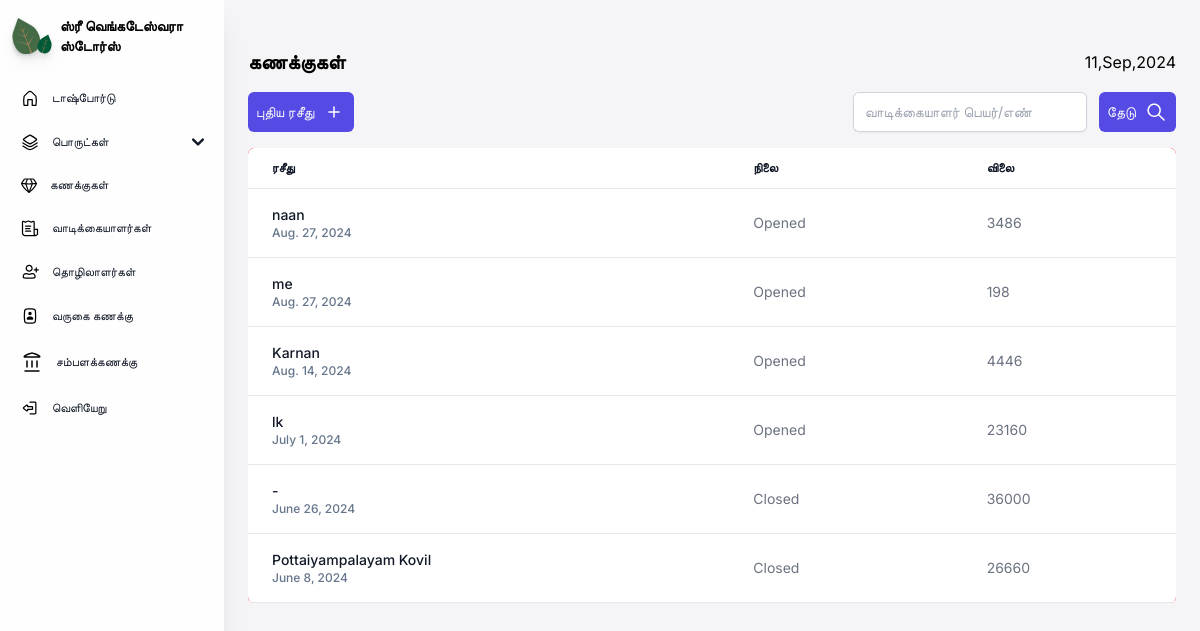
Before: /bills/ with the older database file.
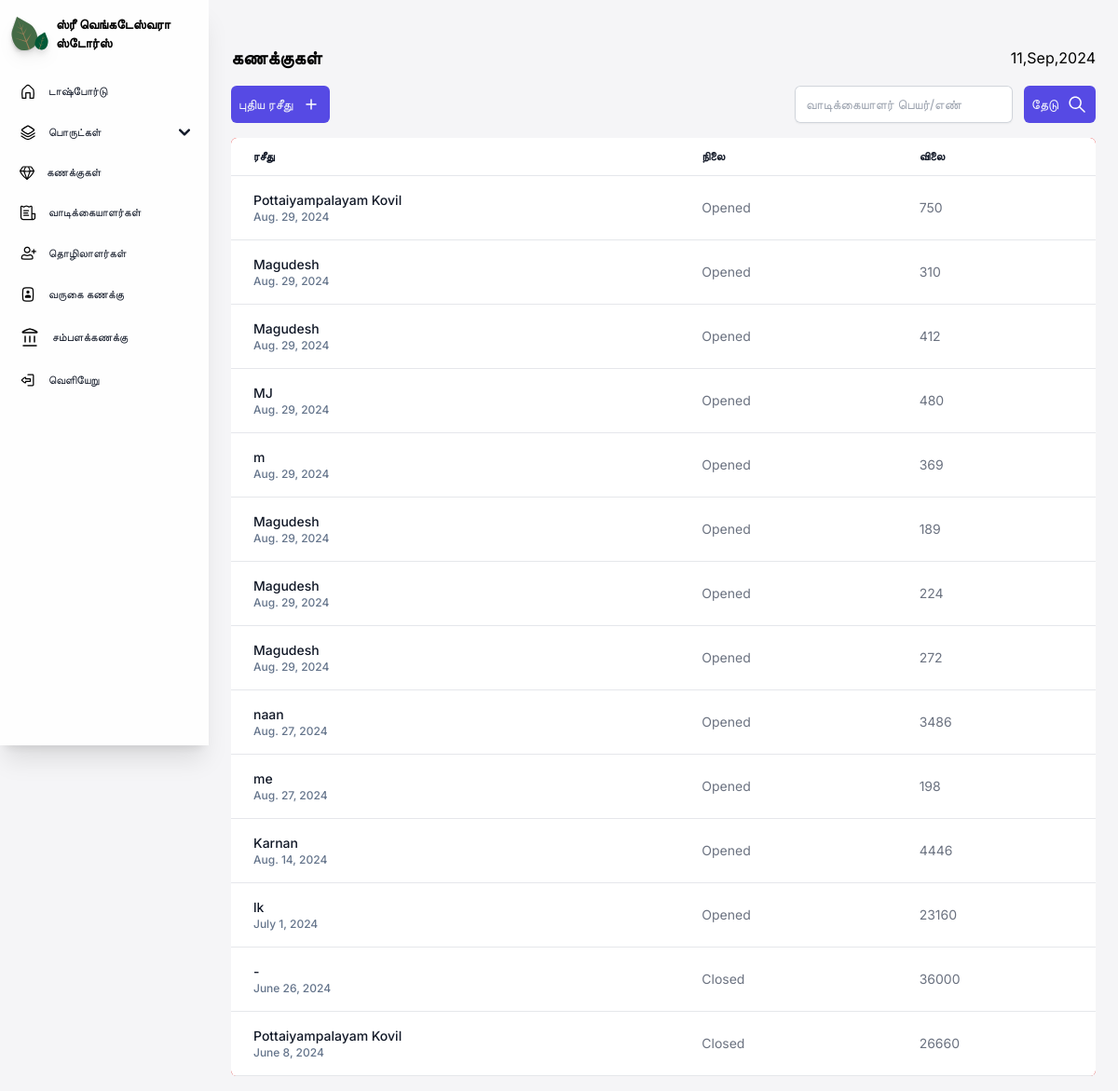
After: the same page with the newer database file.
### core/models.py (models this page shows, shortened)
class bill(models.Model):
    client = models.ForeignKey(client, on_delete=models.CASCADE, blank=True)
    billdate = models.DateField(auto_now_add=True, blank=True)
    billstatus = models.CharField(max_length=15,blank=True) #Bill closed/opened/arbitrary
    products = models.JSONField(blank=True) #Will hold product name/quantiy and bill pricing details(discount/grandtotal/subtotal)
    grandtotal = models.CharField(max_length=10,blank=True)

class client(models.Model):
    clientname = models.CharField(max_length=50)
    contactnumber = models.CharField(max_length=20, blank=True)
    address = models.TextField(blank=True)
    def __str__(self):
        return self.clientname

### core/views.py (the view, shortened to what this page needs)
# urls.py: path('bills/', cvs.bills),
def bills(request):
    bill_ = bill.objects.all()
    _bill = reversed(bill_)
    context = {'bills':_bill}
    return render(request, "core/bills.html", context)

### core/templates/core/bills.html (shortened to what this page needs)
{% load static %}
{% load static tailwind_tags%}
<!DOCTYPE html>
<html lang="en">
<head>
    <link href="https://cdnjs.cloudflare.com/ajax/libs/flowbite/2.3.0/flowbite.min.css" rel="stylesheet" />
    {% tailwind_css %}
</head>
<body class="font-inter bg-[#F5F5F7] max-w-full h-[100%]">
<section class="sm:ml-56 px-6 pb-4 max-w-full min-h-[100%]">
    <div class="relative">
    {% include 'core/navigation.html' %}
    </div>
    <div class="flex justify-between w-full items-center sm:mt-12 mt-6">
        <div>
            <p class="font-inter font-semibold text-xl">கணக்குகள்</p>
        </div>
        <div class="items-center gap-4 hidden sm:flex">
            <p class="date"></p>
        </div>
    </div>
    <main class="mt-4 min-w-full h-full">
    <div class="flex justify-between mt-2 items-center gap-2 flex-wrap">
    <div class="flex gap-2">
        <a href="/newbill">
        <button class="px-2 py-2 bg-[#564AE4] flex items-center rounded-md gap-2 text-slate-50 text-sm">
            புதிய ரசீது
            <img src="{% static  'images/Plus.svg' %}" alt="plus">
        </button>
        </a>
    </div>
    <form method="POST">
        <div class="searchbar w-full flex gap-3 sm:flex-wrap">
                <input list="clients" id="customer" name="searchparam" autocomplete="off" type="text" required placeholder="வாடிக்கையாளர் பெயர்/எண்" class="block rounded-md border-0 py-1.5 text-gray-900 shadow-sm ring-1 ring-inset ring-gray-300 placeholder:text-gray-400 focus:ring-2 focus:ring-inset focus:ring-indigo-600 sm:text-sm sm:leading-6 customername">
                <button class="px-2 py-2 bg-[#564AE4] flex items-center rounded-md gap-2 text-slate-50 text-sm">
                    தேடு
                    <img src="{% static  'images/Search.svg' %}" alt="plus">
                </button>
        </div>
    </form>
    </div>
    {% if bills == None %}
        <p class="text-xl mt-4">No Results Found!</p>
    {% else %}
        <div class="relative max-w-[100%] min-h-full overflow-x-scroll mt-4 rounded-md bg-red-500">
            <table class="text-sm text-left min-h-full text-gray-500 bg-white dark:text-gray-400 rounded-md shadow-md overflow-x-auto w-full">
                <thead class="border-b text-xs text-gray-900 uppercase dark:text-gray-400">
                    <tr>
                        <th scope="col" class="px-6 py-3">
                            ரசீது
                        </th>
                        <th scope="col" class="px-6 py-3">
                            நிலை
                        </th>
                        <th scope="col" class="px-6 py-3">
                            விலை
                        </th>
                    </tr>
                </thead>
                <tbody>
                    {% for bill in bills %}
                    <tr class="border-b hover:shadow-md">
                        <th scope="row" class="px-6 py-4 font-medium text-gray-900 whitespace-nowrap hover:underline">
                            <a href="{% url 'bill' bill.id%}">
                                <p>{{bill.client}}</p>
                                <p class="text-xs text-slate-500">{{bill.billdate}}</p>
                            </a>
                        </th>
                        <td class="px-6 py-4">
                            {% if bill.billstatus == 'arbitrary' %}
                                Cash Pending
                            {% elif bill.billstatus == 'opened' %}
                                Opened
                            {% else %}
                                Closed
                            {% endif %}
                        </td>
                        <td class="px-6 py-4">
                            {{bill.grandtotal}}
                        </td>
                    </tr>
                    {% endfor %}
                </tbody>
            </table>
        </div>
    {% endif %}
    </main>
</section>
</body>
</html>

Changed rows visible on the page:
added bill: client "Pottaiyampalayam Kovil", billdate "Aug. 29, 2024", billstatus "Opened", grandtotal "750"
added bill: client "Magudesh", billdate "Aug. 29, 2024", billstatus "Opened", grandtotal "310"
added bill: client "Magudesh", billdate "Aug. 29, 2024", billstatus "Opened", grandtotal "412"
added bill: client "MJ", billdate "Aug. 29, 2024", billstatus "Opened", grandtotal "480"
added bill: client "m", billdate "Aug. 29, 2024", billstatus "Opened", grandtotal "369"
added bill: client "Magudesh", billdate "Aug. 29, 2024", billstatus "Opened", grandtotal "189"
added bill: client "Magudesh", billdate "Aug. 29, 2024", billstatus "Opened", grandtotal "224"
added bill: client "Magudesh", billdate "Aug. 29, 2024", billstatus "Opened", grandtotal "272"
